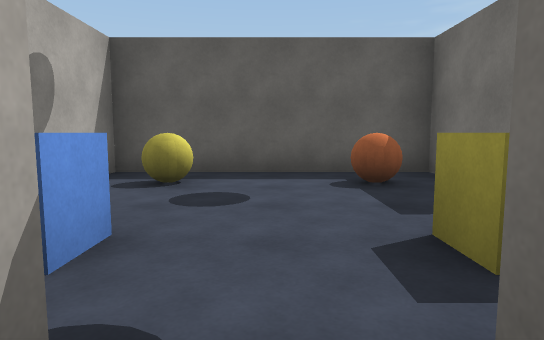
[1] (above)

20 first-person views from a walk through a scene from a Unity 3-D project. The camera is 1.2 m above the floor, tilts 6° down and sees 75° across. The floor is counted in squares, 2 m on a side. Each view is taken from the middle of a square. On the plan, view 1 faces up. The plan holds only what a view shows up to about 10 squares ahead; the rest is blank.

[2]
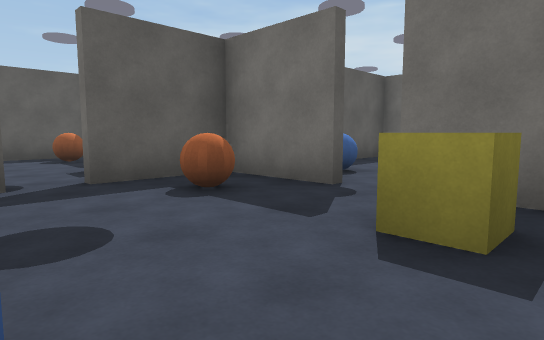

[3]
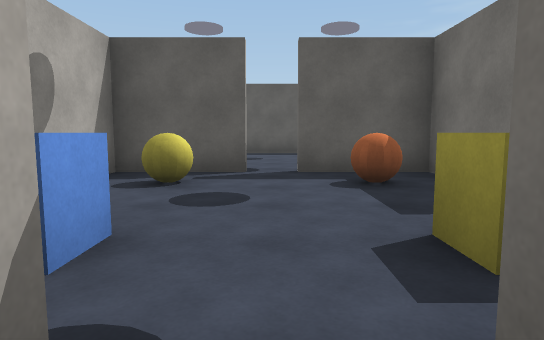

[4]
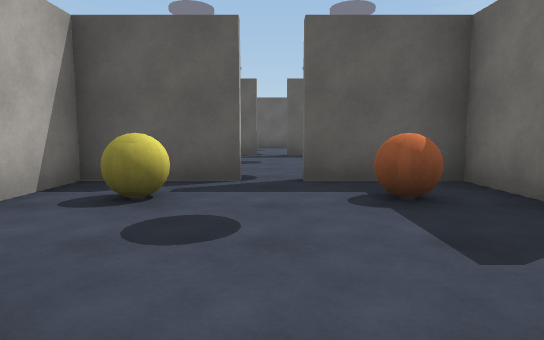

[5]
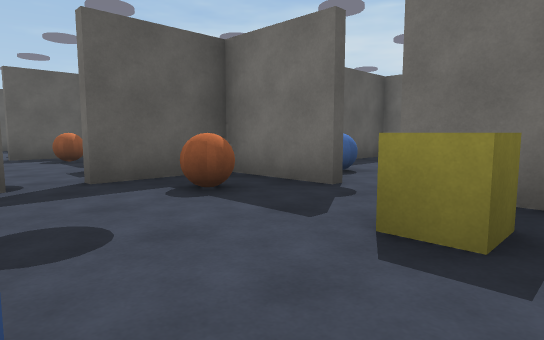

[6]
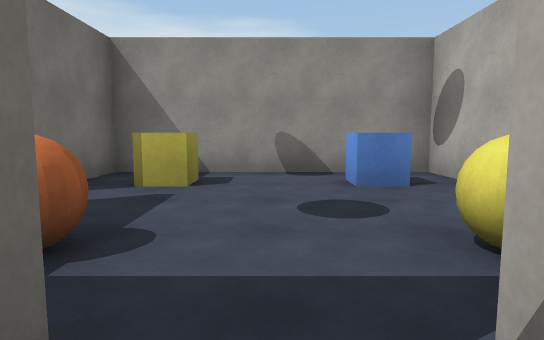

[7]
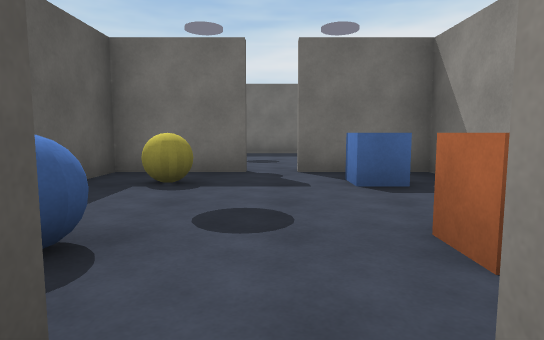

[8]
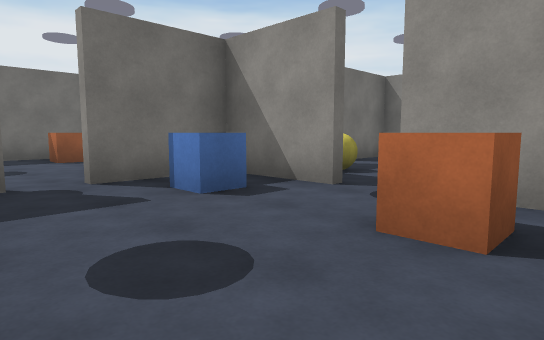

[9]
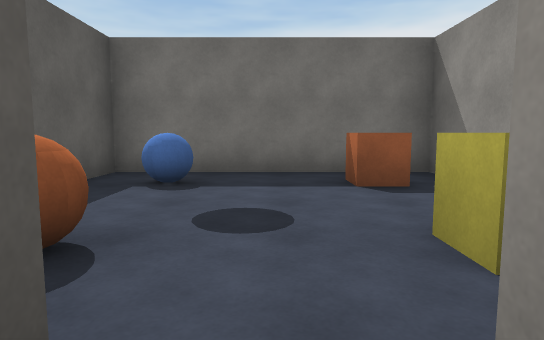

[10]
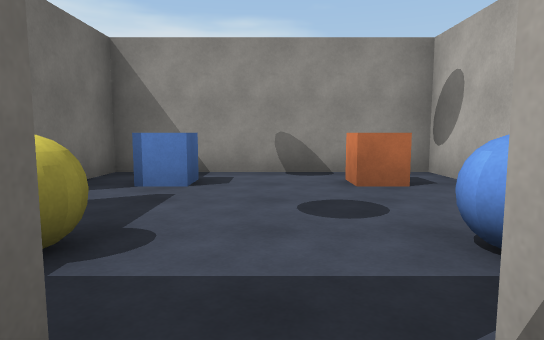

[11]
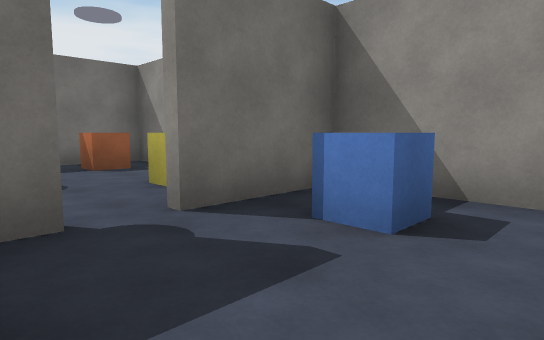

[12]
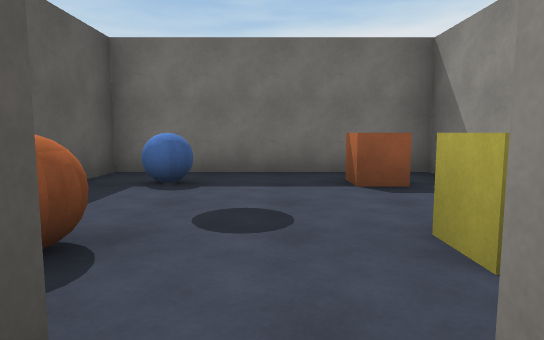

[13]
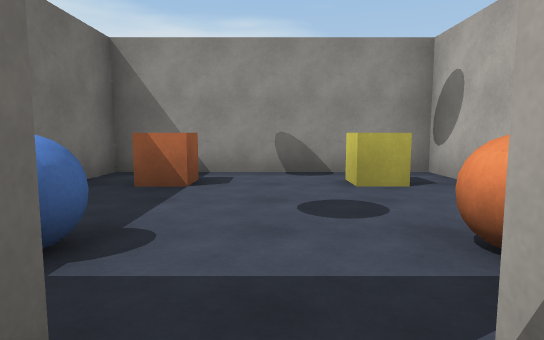

[14]
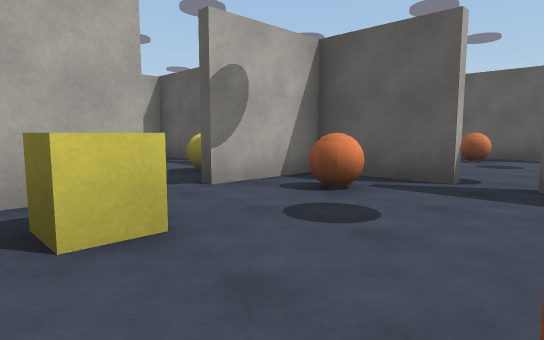

[15]
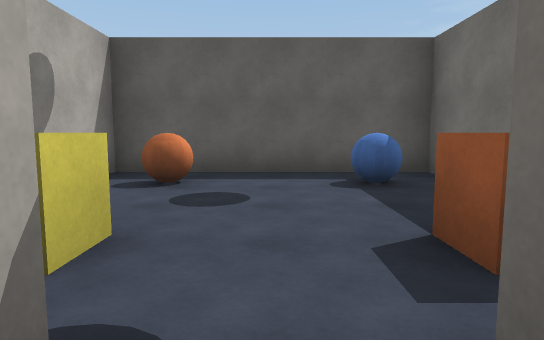

[16]
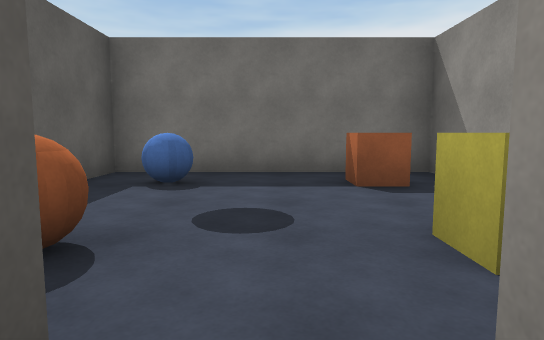

[17]
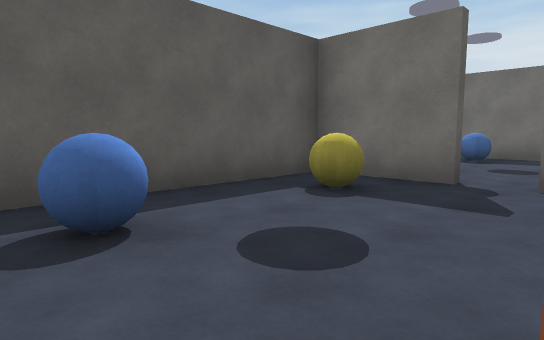

[18]
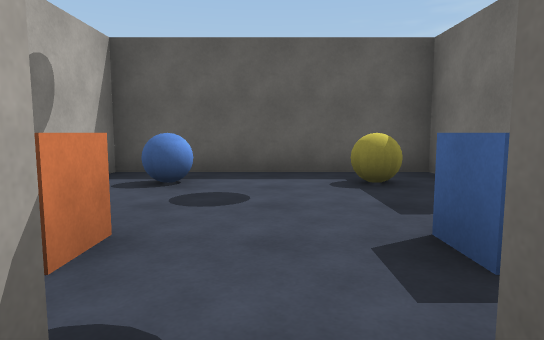

[19]
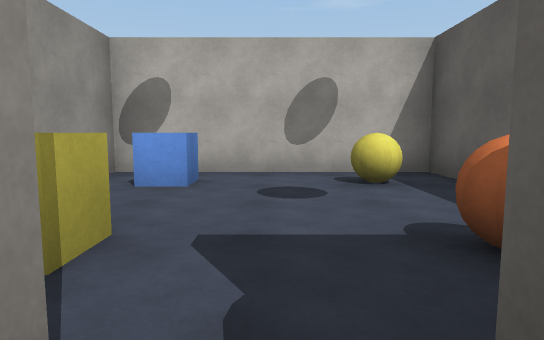

[20]
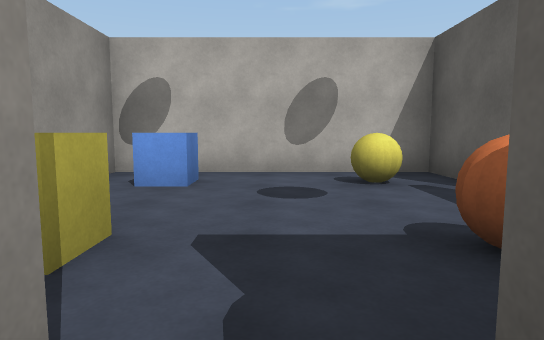

### Floor plan
Points are (right, up) in squares from view 1. A wall is a line through its corners. A room is listed if a view was taken in it or the views show most of it. See-through windows are left out.
Room 1 (views 1, 2, 6, 7)
walls: (-0.4, 0.4) (-2.5, 0.4); (2.4, -1.6) (2.4, 0.4) (0.4, 0.4); (2.4, -3.6) (2.4, -2.4); (-2.4, -0.1) (-2.4, -6); (-2.5, -4.4) (-0.5, -4.4)
ways out: opening at (0, -5) to room 2; opening at (2, -2) to room 3; opening at (0, 0) to room 8
objects: other object (-1, -3); other object (-1, -1); other object (1, -3); other object (1, -1)
Room 2 (views 3, 4, 5)
walls: (-0.4, -4.6) (-2.5, -4.6); (2.4, -6.6) (2.4, -4.6) (0.4, -4.6); (-2.4, -7.5) (-2.4, -9.4) (2, -9.4); (2.4, -9.5) (2.4, -7.4)
ways out: opening at (0, -5) to room 1; opening at (2, -7) to room 4
objects: other object (-1, -8); other object (-1, -6); other object (1, -8); other object (1, -6)
Room 3 (views 8, 9, 10, 18, 20)
walls: (5.4, -4.4) (7.5, -4.4); (7.4, -1.6) (7.4, 0.5); (4.5, 0.4) (2.6, 0.4); (3.4, -4.4) (4.6, -4.4); (6.9, 0.4) (5.5, 0.4); (7.4, -5.1) (7.4, -2.4)
ways out: opening at (2, -2) to room 1; opening at (5, -5) to room 4; opening at (7, -2) to room 5; opening at (5, 0) to room 6
objects: other object (4, -3); other object (4, -1); other object (6, -3); other object (6, -1)
Room 4 (views 11, 12)
walls: (7.4, -6.6) (7.4, -5.1); (2.6, -7.5) (2.6, -9.5); (7.4, -9.5) (7.4, -7.4); (7.5, -4.6) (5.6, -4.6); (2, -9.4) (7, -9.4)
ways out: opening at (2, -7) to room 2; opening at (5, -5) to room 3; opening at (7, -7) to room 9
objects: other object (4, -8); other object (4, -6); other object (6, -8); other object (6, -6)
Room 5 (views 13, 14, 15)
walls: (7.6, -2.4) (7.6, -3.6); (9.6, 0.4) (6.9, 0.4); (10.5, -4.4) (12.5, -4.4); (7.6, 0.5) (7.6, -1.6); (12.5, 0.4) (10.4, 0.4); (12.4, -5) (12.4, 0)
ways out: opening at (7, -2) to room 3; opening at (10, 0) to room 7; opening at (10, -5) to room 9
objects: other object (9, -3); other object (9, -1); other object (11, -3); other object (11, -1)
Room 6 (views 16, 17, 19)
walls: (7.4, 3.4) (7.4, 5.5); (7, 5.4) (2, 5.4); (2.6, 5.5) (2.6, 3.5)
ways out: opening at (5, 0) to room 3; opening at (7, 3) to room 7; opening at (2, 3) to room 8
objects: other object (4, 2); other object (4, 4); other object (6, 2); other object (6, 4)
Room 7 (no view inside)
walls: (10.5, 0.6) (12.5, 0.6); (7.6, 5.5) (7.6, 3.5); (12.4, 0) (12.4, 5.4) (7, 5.4)
ways out: opening at (10, 0) to room 5; opening at (7, 3) to room 6
objects: other object (9, 2); other object (9, 4); other object (11, 2); other object (11, 4)
Room 8 (no view inside)
walls: (2.4, 3.5) (2.4, 5.5); (2, 5.4) (-2.4, 5.4) (-2.4, -0.1); (-2.5, 0.6) (-0.5, 0.6)
ways out: opening at (0, 0) to room 1; opening at (2, 3) to room 6
objects: other object (-1, 2); other object (-1, 4); other object (1, 2); other object (1, 4)
Room 9 (no view inside)
walls: (7.6, -7.5) (7.6, -9.5); (12.5, -4.6) (10.5, -4.6); (7, -9.4) (12.4, -9.4) (12.4, -5)
ways out: opening at (7, -7) to room 4; opening at (10, -5) to room 5
objects: other object (9, -8); other object (9, -6); other object (11, -8); other object (11, -6)

Positions as (right, up) in squares from view 1, and headings:
1: (0, 0), facing up
2: (-1, -4), facing up-right
3: (0, -5), facing up
4: (0, -9), facing up
5: (-1, -9), facing up-right
6: (0, -4), facing down
7: (2, -2), facing right
8: (3, -1), facing down-right
9: (7, -2), facing right
10: (5, -4), facing down
11: (5, -6), facing down-right
12: (7, -7), facing right
13: (10, -4), facing down
14: (11, -4), facing up-left
15: (10, 0), facing up
16: (7, 3), facing right
17: (3, 2), facing up-right
18: (5, 0), facing up
19: (3, 3), facing left
20: (3, -2), facing left
